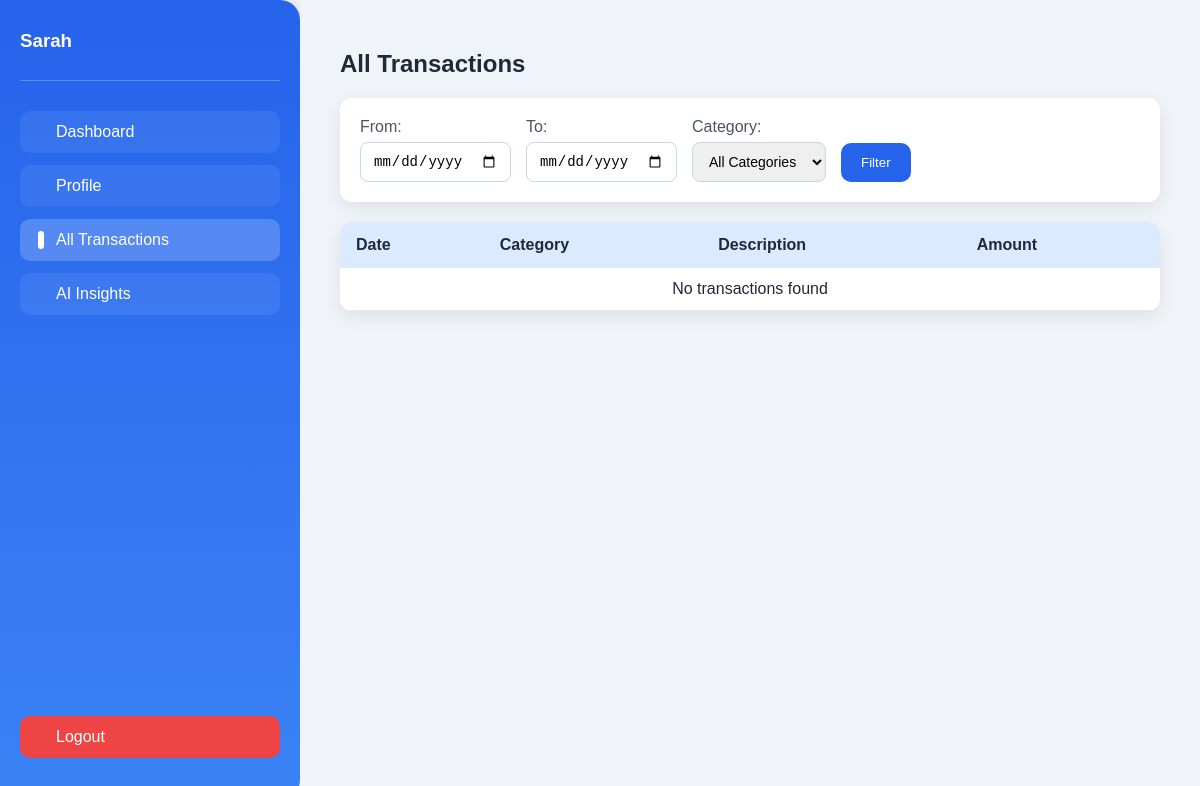
/transactions (signed in), run on an earlier commit of the app's database.
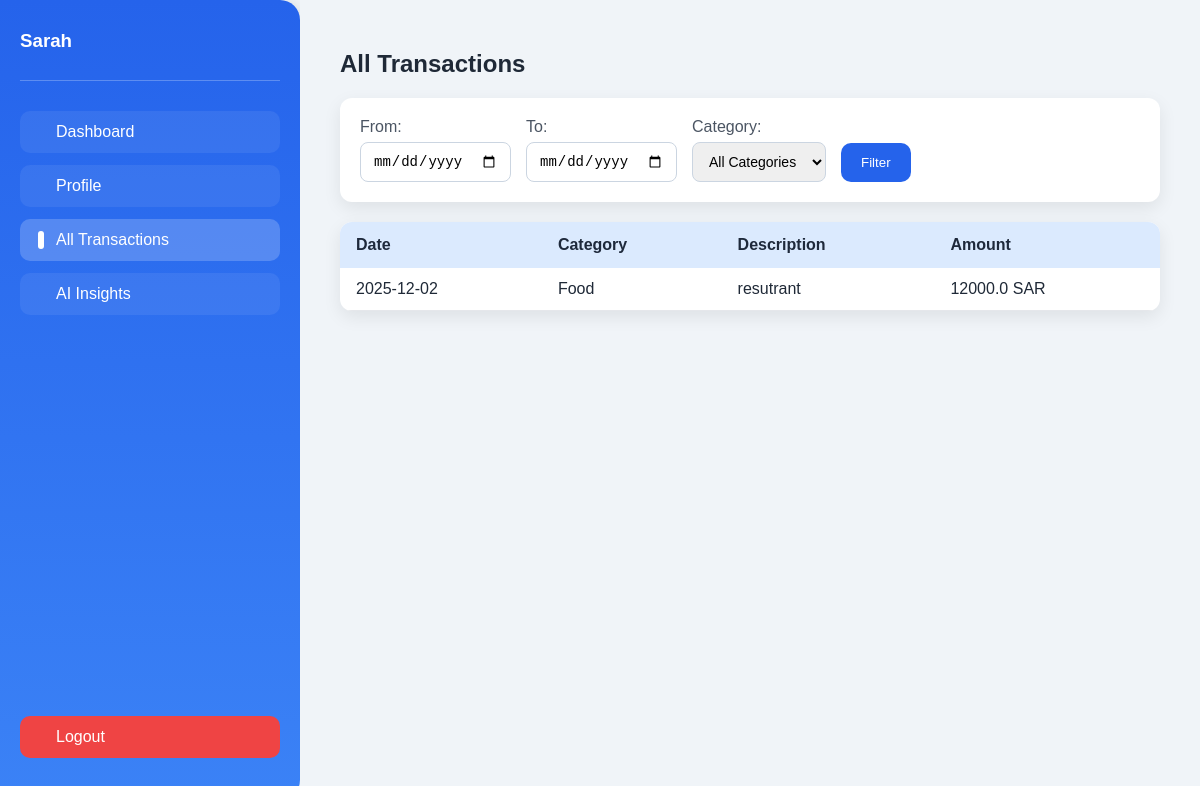
And on a later commit of the database.
### models.py (models this page shows)
class User(db.Model):
    id = db.Column(db.Integer, primary_key=True)
    name = db.Column(db.String(150), nullable=False)
    email = db.Column(db.String(150), unique=True, nullable=False)
    password_hash = db.Column(db.String(256), nullable=False)
    birthday = db.Column(db.Date, nullable=False)
    income = db.Column(db.Float, nullable=False)
    currency = db.Column(db.String(10), nullable=False, default='SAR')
    budget_style = db.Column(db.String(50), default='Balanced')
    goals = db.Column(db.String(500))
    week_start = db.Column(db.String(20), default='Monday')
    gender = db.Column(db.String(20), nullable=False)
    created_at = db.Column(db.DateTime, default=datetime.utcnow)

class Expense(db.Model):
    id = db.Column(db.Integer, primary_key=True)
    user_id = db.Column(db.Integer, db.ForeignKey('user.id'), nullable=False)
    amount = db.Column(db.Float, nullable=False)
    category = db.Column(db.String(50), nullable=False)
    description = db.Column(db.String(200))
    date = db.Column(db.DateTime, default=datetime.utcnow)
    user = db.relationship('User', backref=db.backref('expenses', lazy=True))

### app.py (the view)
@app.route('/transactions')
def all_transactions():
    user = get_current_user()
    if user is None:
        return redirect(url_for('login'))
    start = request.args.get('start')
    end = request.args.get('end')
    category = request.args.get('category')
    query = Expense.query.filter_by(user_id=user.id)
    if start:
        query = query.filter(func.date(Expense.date) >= start)
    if end:
        query = query.filter(func.date(Expense.date) <= end)
    if category:
        query = query.filter_by(category=category)
    expenses = query.order_by(Expense.date.desc()).all()
    return render_template('all_transactions.html', expenses=expenses, categories=CATEGORIES, user=user)

### app.py (called while the page is built)
def get_current_user():
    user_id = session.get('user_id')
    if not user_id:
        return None
    user = User.query.get(user_id)
    if user is None:
        return None
    _ = user.email
    return user

### templates/all_transactions.html (shortened to what this page needs)
<!DOCTYPE html>
<html lang="en">
<head>
    <link rel="stylesheet" href="{{ url_for('static', filename='css/dashboard.css') }}">
</head>
<body>
<div class="dashboard-container">
    <div class="sidebar">
        <div class="user-info">
            <h3>{{ user.name }}</h3>
        </div>
        <a href="{{ url_for('dashboard') }}" class="btn">Dashboard</a>
        <a href="{{ url_for('profile') }}" class="btn">Profile</a>
        <a href="{{ url_for('all_transactions') }}" class="btn active">All Transactions</a>
        <a href="{{ url_for('ai_insights_page') }}" class="btn">AI Insights</a>
        <a href="{{ url_for('logout') }}" class="btn logout">Logout</a>
    </div>
    <div class="main-content">
        <h2>All Transactions</h2>
        <form method="GET" class="filter-form">
            <div class="filter-group">
                <label>From:</label>
                <input type="date" name="start" value="{{request.args.get('start','')}}">
            </div>
            <div class="filter-group">
                <label>To:</label>
                <input type="date" name="end" value="{{request.args.get('end','')}}">
            </div>
            <div class="filter-group">
                <label>Category:</label>
                <select name="category">
                    <option value="">All Categories</option>
                </select>
            </div>
            <button type="submit" class="btn filter-btn">Filter</button>
        </form>
        <div class="table-container">
            <table>
                <thead>
                    <tr>
                        <th>Date</th>
                        <th>Category</th>
                        <th>Description</th>
                        <th>Amount</th>
                    </tr>
                </thead>
                <tbody>
                    {% for e in expenses %}
                    <tr>
                        <td>{{ e.date.strftime('%Y-%m-%d') }}</td>
                        <td>{{ e.category }}</td>
                        <td>{{ e.description }}</td>
                        <td>{{ e.amount }} {{ user.currency }}</td>
                    </tr>
                    {% else %}
                    <tr>
                        <td colspan="4" style="text-align:center;">No transactions found</td>
                    </tr>
                    {% endfor %}
                </tbody>
            </table>
        </div>
    </div>
</div>
</body>
</html>

### static/css/dashboard.css (style rules this page uses)
body { margin: 0; font-family: "Poppins", sans-serif; background-color: #f0f4f8; color: #1f2937; }
.dashboard-container { display: flex; min-height: 100vh; }
.sidebar { width: 260px; background: linear-gradient(180deg, #2563eb, #3b82f6); color: #fff; display: flex; flex-direction: column; padding: 30px 20px; box-shadow: 2px 0 15px rgba(0,0,0,0.1); border-radius: 0 20px 20px 0; }
.sidebar h2, .sidebar h3 { margin: 0 0 8px 0; font-weight: 700; }
.sidebar .user-info { margin-bottom: 30px; border-bottom: 1px solid rgba(255,255,255,0.25); padding-bottom: 20px; }
.sidebar .btn { display: flex; align-items: center; padding: 12px 18px; margin-bottom: 12px; border-radius: 10px; color: #fff; text-decoration: none; font-weight: 500; background: rgba(255,255,255,0.07); transition: all 0.2s ease; position: relative; }
.sidebar .btn:hover, .sidebar .btn.active { background-color: rgba(255,255,255,0.2); }
.sidebar .btn::before { content: ''; width: 6px; height: 100%; background-color: #fff; border-radius: 3px; margin-right: 12px; opacity: 0; transition: opacity 0.2s ease; }
.sidebar .btn.active::before, .sidebar .btn:hover::before { opacity: 1; }
.sidebar .logout { margin-top: auto; background-color: #ef4444; transition: all 0.2s ease; }
.main-content { flex: 1; padding: 30px 40px; background-color: #f0f4f8; overflow-y: auto; max-height: 100vh; }
.table-container { overflow-x: auto; border-radius: 12px; background: #fff; box-shadow: 0 6px 18px rgba(0,0,0,0.08); margin-bottom: 25px; }
table { width: 100%; border-collapse: collapse; min-width: 650px; }
thead { background-color: #dbeafe; }
thead th { padding: 14px 16px; text-align: left; font-weight: 600; color: #1e293b; }
tbody td { padding: 12px 16px; border-bottom: 1px solid #e5e7eb; }
.filter-form { display: flex; gap: 15px; flex-wrap: wrap; margin-bottom: 20px; align-items: flex-end; background: #fff; padding: 20px; border-radius: 12px; box-shadow: 0 6px 18px rgba(0,0,0,0.08); }
.filter-form .filter-group { display: flex; flex-direction: column; }
.filter-form label { font-weight: 500; margin-bottom: 6px; color: #4b5563; }
.filter-form input, .filter-form select { padding: 10px 12px; border-radius: 8px; border: 1px solid #cbd5e1; outline: none; font-size: 14px; }
.filter-btn { background-color: #2563eb; color: #fff; border: none; padding: 12px 20px; border-radius: 10px; cursor: pointer; font-weight: 500; transition: background 0.2s ease; }
.table-container { overflow-x: auto; border-radius: 12px; background: #fff; box-shadow: 0 6px 18px rgba(0,0,0,0.08); }

What changed in the data, as far as the page shows it:
added Expense: date "2025-12-02", category "Food", description "resutrant", amount "12000.0", {{ user.currency }} "SAR"
Also different on the page:
text no longer shown: "No transactions found"
